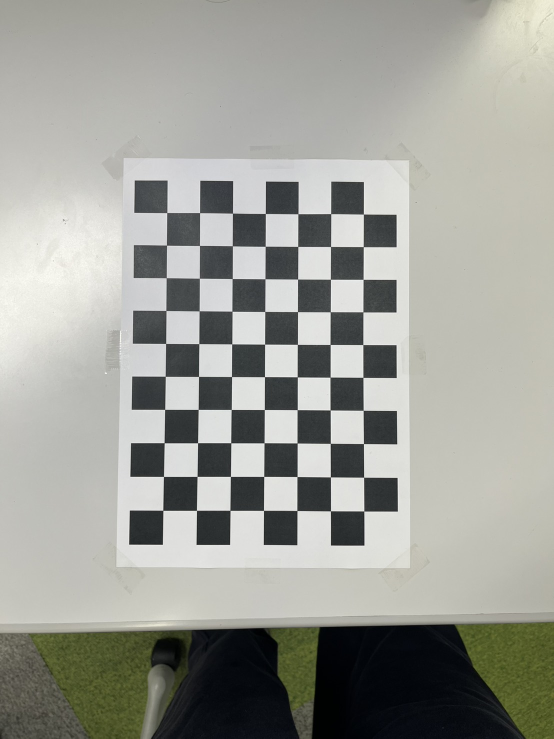
#> input picture visual-media-processing-1/dai3kai/images/Set_A_3/0.jpg, 1108 x 1477 px (shown at 1/2 size); its folder holds 3 pictures in this run; the run also reads 1 picture not shown here
$ python calibrate_image_sets_opencv.py
#> lines starting #> are read from the running program, lines starting #| are printed output that depends on the picture; after the words box and inside, x2 and y2 are one past the last pixel; in counts of white or black regions, pixels touching at a corner belong together
from pathlib import Path
import csv
import json

import cv2
import numpy as np


PATTERN_SIZE = (7, 10)
SQUARE_SIZE_MM = 24.0
IMAGE_ROOT = Path("images")
OUTPUT_ROOT = Path("calibration_outputs")


def image_sort_key(path):
    try:
        return int(path.stem)
    except ValueError:
        return path.stem


def object_points():
    cols, rows = PATTERN_SIZE
    points = np.zeros((rows * cols, 3), np.float32)
    grid = np.mgrid[0:cols, 0:rows].T.reshape(-1, 2)
    points[:, :2] = grid * SQUARE_SIZE_MM
    return points


def detect_corners(image_path):
    gray = cv2.imread(str(image_path), cv2.IMREAD_GRAYSCALE)
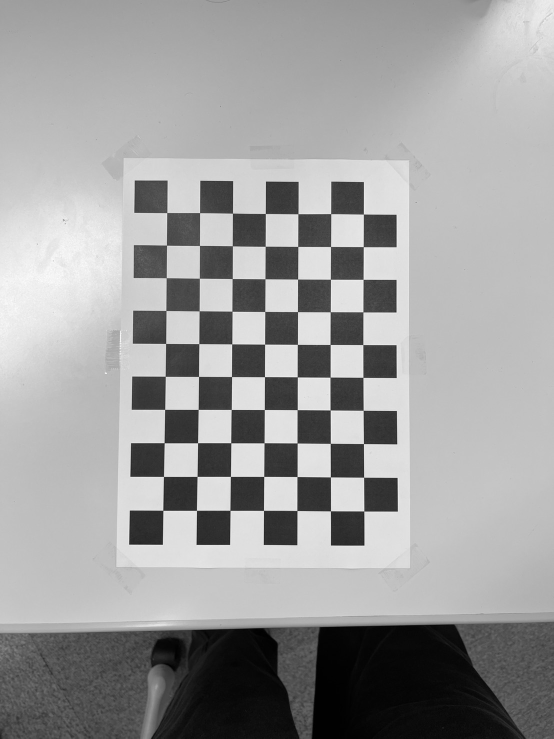
#> gray: shape (1477, 1108) (shown at 1/2 size); min 0, max 255, mean 157.2
    if gray is None:
        raise FileNotFoundError(image_path)

    found, corners = cv2.findChessboardCornersSB(
        gray,
        PATTERN_SIZE,
        cv2.CALIB_CB_NORMALIZE_IMAGE,
    )
#> found = True; corners = 70 rows, first 8: [728.3, 1022.6], [661.5, 1022.3], [594.3, 1021.5], [527.5, 1021.2], [460.5, 1021.1], [393.4, 1021.1], [326.2, 1021], [727.9, 954.9]
    if not found:
        return gray.shape[::-1], None

    return gray.shape[::-1], corners.astype(np.float32)


def draw_reprojection(image_path, detected, projected, error_px, output_path):
    image = cv2.imread(str(image_path))
    projected = projected.reshape(-1, 2)
    detected = detected.reshape(-1, 2)

    for detected_point, projected_point in zip(detected, projected):
        dx, dy = detected_point
        px, py = projected_point
        dxy = (int(round(dx)), int(round(dy)))
        pxy = (int(round(px)), int(round(py)))
        cv2.line(image, dxy, pxy, (0, 255, 255), 2)
        cv2.circle(image, dxy, 5, (0, 255, 0), -1)
        cv2.circle(image, pxy, 5, (0, 0, 255), -1)

    cv2.putText(
        image,
        f"green: detected, red: reprojected, RMS error: {error_px:.3f}px",
        (30, 50),
        cv2.FONT_HERSHEY_SIMPLEX,
        0.9,
        (255, 255, 255),
        4,
        cv2.LINE_AA,
    )
    cv2.putText(
        image,
        f"green: detected, red: reprojected, RMS error: {error_px:.3f}px",
        (30, 50),
        cv2.FONT_HERSHEY_SIMPLEX,
        0.9,
        (0, 0, 0),
        2,
        cv2.LINE_AA,
    )

    output_path.parent.mkdir(parents=True, exist_ok=True)
    cv2.imwrite(str(output_path), image)


def calibrate_set(set_dir):
    objp = object_points()
    objpoints = []
    imgpoints = []
    used_images = []
    image_size = None

    for image_path in sorted(set_dir.glob("*.jpg"), key=image_sort_key):
        size, corners = detect_corners(image_path)
#> size = (1108, 1477)
        if corners is None:
            print(f"Warning: corners not found in {image_path}")
            continue
        image_size = size
#> image_size = (1108, 1477)
        objpoints.append(objp)
        imgpoints.append(corners)
        used_images.append(image_path)
#> pass 2 of the loop in calibrate_set, `for image_path in sorted(set_dir.glob("*.jpg"), key=image_sort_key):`:
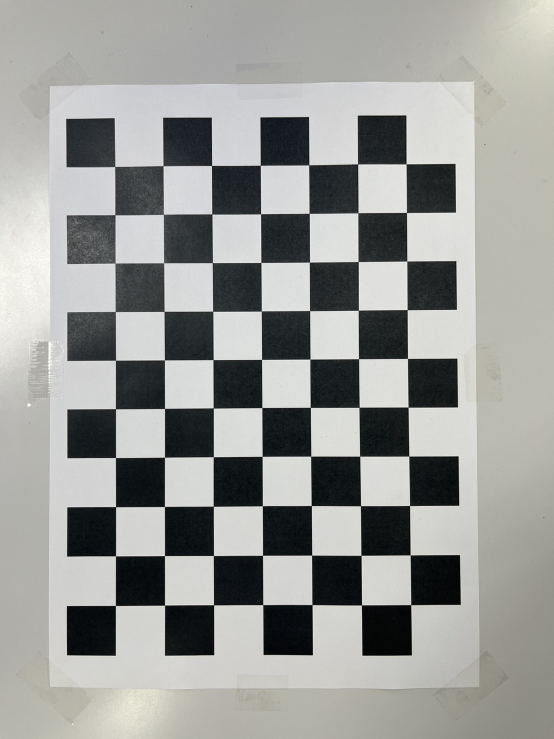
#> input picture visual-media-processing-1/dai3kai/images/Set_A_3/1.jpg, 1108 x 1477 px (shown at 1/2 size)
#> in detect_corners (call 2), `found, corners = cv2.findChessboardCornersSB( gray, PATTERN_SIZE, cv2...`: corners = 70 rows, first 8: [822.1, 1209.9], [723.5, 1210.4], [624.6, 1209.8], [526.2, 1209.9], [427.7, 1210.2], [329.6, 1210.8], [231.3, 1211.5], [820.8, 1110.4]
#> pass 3 of the loop in calibrate_set, `for image_path in sorted(set_dir.glob("*.jpg"), key=image_sort_key):`:
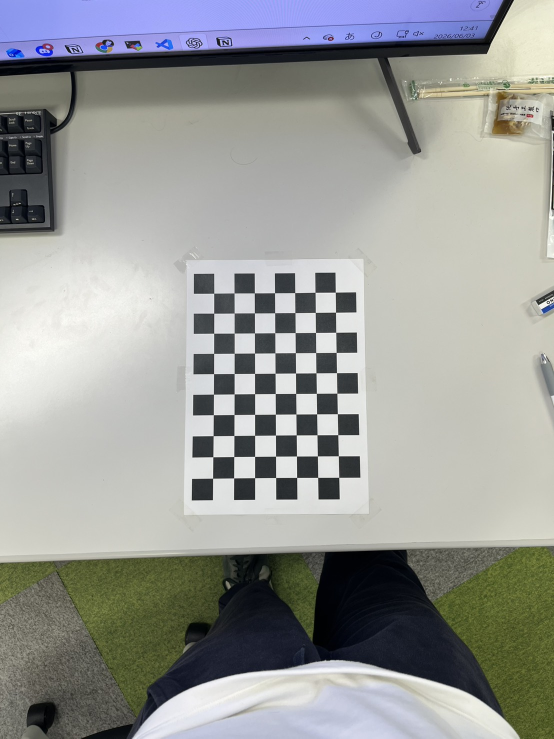
#> input picture visual-media-processing-1/dai3kai/images/Set_A_3/2.jpg, 1108 x 1477 px (shown at 1/2 size)
#> in detect_corners (call 3), `gray = cv2.imread(str(image_path), cv2.IMREAD_GRAYSCALE)`:
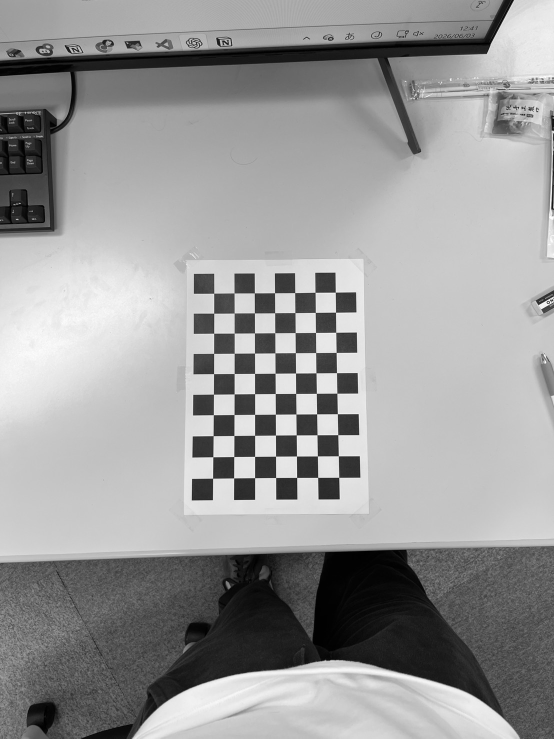
#> gray: shape (1477, 1108) (shown at 1/2 size); min 0, max 255, mean 153.1
#> in detect_corners (call 3), `found, corners = cv2.findChessboardCornersSB( gray, PATTERN_SIZE, cv2...`: corners = 70 rows, first 8: [678.1, 955], [636, 955.2], [593.9, 955.3], [551.9, 955.5], [509.8, 955.9], [467.9, 956.2], [425.8, 956.8], [677.1, 912.2]

    if len(imgpoints) < 3:
        raise RuntimeError(f"{set_dir.name}: at least 3 valid images are required")

    rms, camera_matrix, dist_coeffs, rvecs, tvecs = cv2.calibrateCamera(
        objpoints,
        imgpoints,
        image_size,
        None,
        None,
    )
#> rms = 0.218; camera_matrix = [[1235.8, 0, 558.3], [0, 1234.4, 727.9], [0, 0, 1]]; dist_coeffs = [[0.265, -1.83, -0.000367, 0.000529, 4.22]]; rvecs = ([0.0128, -0.0733, -3.14], [0.0138, 0.028, 3.14], [0.01, 0.18, 3.13]); tvecs = ([60.95, 105.8, 448.5], [64.13, 117.3, 304.6], [68.36, 129.7, 710.9])

    per_image = []
    plot_dir = OUTPUT_ROOT / set_dir.name / "reprojection_plots"
    for image_path, obj, corners, rvec, tvec in zip(
        used_images, objpoints, imgpoints, rvecs, tvecs
    ):
        projected, _ = cv2.projectPoints(obj, rvec, tvec, camera_matrix, dist_coeffs)
#> projected = 70 rows, first 8: [728.2, 1022.4], [661.2, 1021.9], [594.4, 1021.5], [527.5, 1021.3], [460.6, 1021.2], [393.5, 1021.2], [326.2, 1021.2], [727.7, 954.7]
        residuals = corners.reshape(-1, 2) - projected.reshape(-1, 2)
#> residuals = 70 pairs, first value -0.269 to 0.246, second value -0.449 to 0.311
        distances = np.linalg.norm(residuals, axis=1)
#> distances = 70 values, max 0.47 at index 64, min 0.00739 at index 58, mean 0.152
        image_rms = float(np.sqrt(np.mean(distances**2)))
#> image_rms = 0.182
        image_mean = float(np.mean(distances))
#> image_mean = 0.152
        image_max = float(np.max(distances))
#> image_max = 0.47

        plot_path = plot_dir / f"{image_path.stem}_reprojection.jpg"
        draw_reprojection(image_path, corners, projected, image_rms, plot_path)
#> in draw_reprojection, image is the input picture: shape (1477, 1108, 3); mean B, G, R 151.4, 158.2, 157.2
#> in draw_reprojection, `projected = projected.reshape(-1, 2)`: projected = 70 pairs, first value 326.2 to 728.2, second value 425.5 to 1022.4
#> in draw_reprojection, `detected = detected.reshape(-1, 2)`: detected = 70 pairs, first value 326.2 to 728.3, second value 425.7 to 1022.6
#> the loop in draw_reprojection, `for detected_point, projected_point in zip(detected, projected):` made 70 passes
#> (dx, dy, px, py, pxy) on passes 2, 3, 4, 6, 7, 8, 9, 11, 12, 13, 14, 15: (661.5, 1022.3, 661.2, 1021.9, (661, 1022)), (594.3, 1021.5, 594.4, 1021.5, (594, 1022)), (527.5, 1021.2, 527.5, 1021.3, (528, 1021)), (393.4, 1021.1, 393.5, 1021.2, (393, 1021)), (326.2, 1021, 326.2, 1021.2, (326, 1021)), (727.9, 954.9, 727.7, 954.7, (728, 955)), (661.3, 954.4, 661, 954.1, (661, 954)), (528.1, 953.3, 528, 953.4, (528, 953)), (461.3, 953.3, 461.4, 953.3, (461, 953)), (394.6, 953.2, 394.5, 953.3, (395, 953)), (327.4, 953.3, 327.4, 953.4, (327, 953)), (727.3, 887.7, 727.3, 887.6, (727, 888))
#> (dx, dy, px, py, dxy, pxy) on passes 1, 5, 10, 18, 26, 29: (728.3, 1022.6, 728.2, 1022.4, (728, 1023), (728, 1022)), (460.5, 1021.1, 460.6, 1021.2, (460, 1021), (461, 1021)), (594.5, 953.6, 594.5, 953.7, (595, 954), (594, 954)), (528.6, 886.1, 528.5, 886.2, (529, 886), (528, 886)), (462.9, 819.3, 463, 819.5, (463, 819), (463, 820)), (726.5, 755.2, 726.6, 755.1, (726, 755), (727, 755))
#> after the loop in draw_reprojection, `for detected_point, projected_point in zip(detected, projected):`:
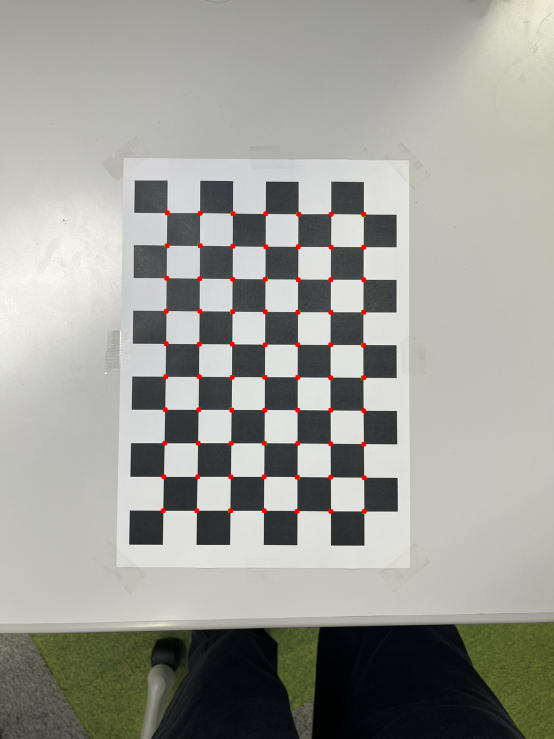
#> image: shape (1477, 1108, 3) (shown at 1/2 size); 0.36% of pixels changed, all inside (x1, y1, x2, y2) = (321, 420, 734, 1029)
#> in draw_reprojection, `cv2.putText( image, f"green: detected, red: reprojected, RMS error: {e..`:
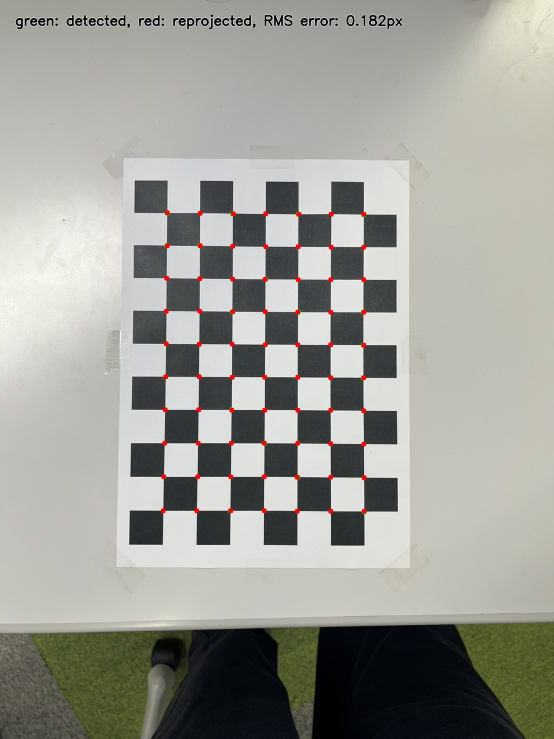
#> image: shape (1477, 1108, 3) (shown at 1/2 size); mean B, G, R 150.5, 157.3, 157.1

        per_image.append(
            {
                "image": image_path.name,
                "rms_px": image_rms,
                "mean_px": image_mean,
                "max_px": image_max,
                "plot": str(plot_path),
            }
        )
#> pass 2 of the loop in calibrate_set, `for image_path, obj, corners, rvec, tvec in zip(`:
#> in calibrate_set, `projected, _ = cv2.projectPoints(obj, rvec, tvec, camera_matrix, dist_..`: projected = 70 rows, first 8: [822, 1209.6], [723.1, 1209.7], [624.5, 1209.9], [526.1, 1210.2], [427.8, 1210.4], [329.6, 1210.8], [231.2, 1211.7], [820.9, 1110.4]
#> residuals = 70 pairs, first value -0.504 to 0.378, second value -0.552 to 0.76
#> distances = 70 values, max 0.849 at index 1, min 0.0125 at index 5, mean 0.262
#> image_rms = 0.311
#> image_mean = 0.262
#> image_max = 0.849
#> in draw_reprojection, image is the input picture: shape (1477, 1108, 3); mean B, G, R 151.2, 154.2, 153.1
#> in draw_reprojection (call 2), `projected = projected.reshape(-1, 2)`: projected = 70 pairs, first value 230.2 to 822, second value 327.8 to 1211.7
#> detected = 70 pairs, first value 230 to 822.1, second value 328.1 to 1211.5
#> the loop in draw_reprojection (call 2), `for detected_point, projected_point in zip(detected, projected):` made 70 passes
#> (dx, dy, px, py, pxy) on passes 1, 3, 4, 5, 6, 8, 9, 10: (822.1, 1209.9, 822, 1209.6, (822, 1210)), (624.6, 1209.8, 624.5, 1209.9, (625, 1210)), (526.2, 1209.9, 526.1, 1210.2, (526, 1210)), (427.7, 1210.2, 427.8, 1210.4, (428, 1210)), (329.6, 1210.8, 329.6, 1210.8, (330, 1211)), (820.8, 1110.4, 820.9, 1110.4, (821, 1110)), (722.5, 1111.1, 722.2, 1110.7, (722, 1111)), (623.9, 1110.8, 623.8, 1110.9, (624, 1111))
#> after the loop in draw_reprojection (call 2), `for detected_point, projected_point in zip(detected, projected):`:
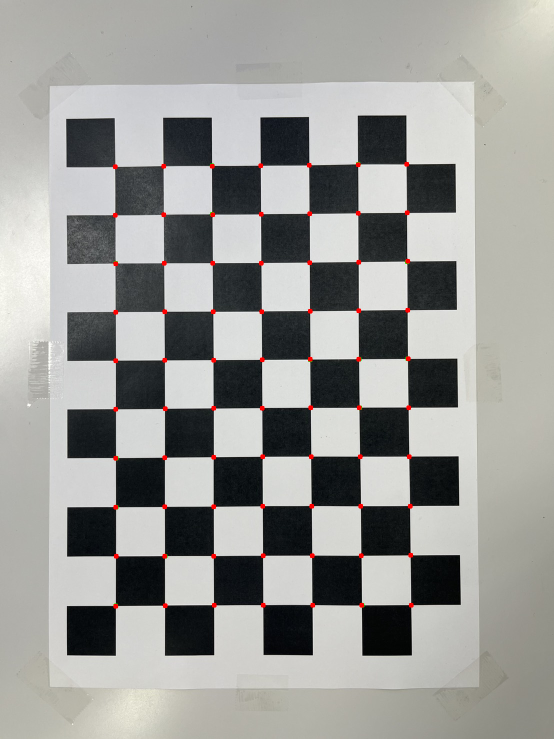
#> image: shape (1477, 1108, 3) (shown at 1/2 size); 0.36% of pixels changed, all inside (x1, y1, x2, y2) = (225, 323, 828, 1218)
#> in draw_reprojection (call 2), `cv2.putText( image, f"green: detected, red: reprojected, RMS error: {e..`:
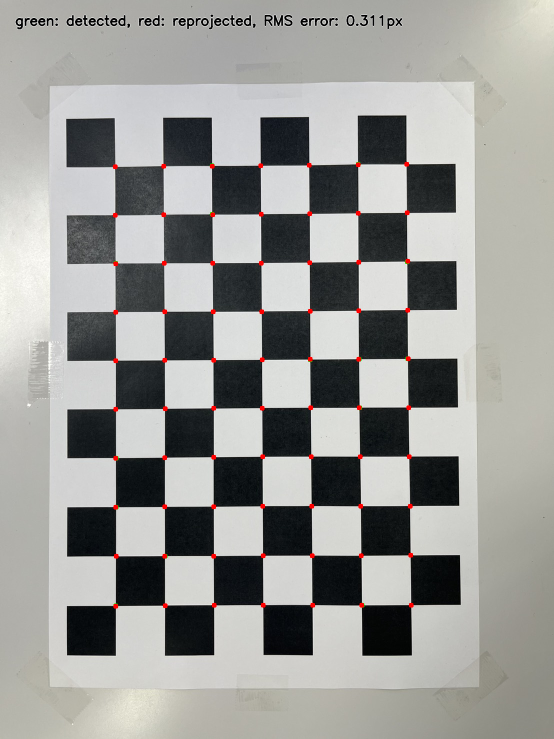
#> image: shape (1477, 1108, 3) (shown at 1/2 size); mean B, G, R 150.4, 153.4, 153.1
#> pass 3 of the loop in calibrate_set, `for image_path, obj, corners, rvec, tvec in zip(`:
#> in draw_reprojection, image is the input picture: shape (1477, 1108, 3); mean B, G, R 151, 154, 152.1
#> the loop in draw_reprojection (call 3), `for detected_point, projected_point in zip(detected, projected):` made 70 passes
#> (detected_point, projected_point) on passes 2, 4, 5, 6, 7, 8, 10, 12: ([636, 955.2], [636, 955.1]), ([551.9, 955.5], [551.9, 955.6]), ([509.8, 955.9], [509.9, 955.9]), ([467.9, 956.2], [467.9, 956.3]), ([425.8, 956.8], [425.9, 956.7]), ([677.1, 912.2], [677.1, 912.3]), ([593.5, 912.5], [593.4, 912.6]), ([509.8, 913.2], [509.9, 913.2])
#> in draw_reprojection (call 3), `cv2.putText( image, f"green: detected, red: reprojected, RMS error: {e..`:
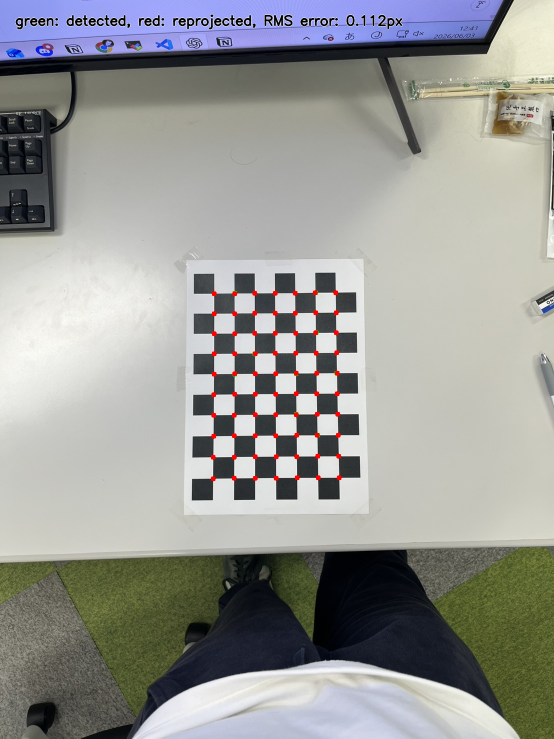
#> image: shape (1477, 1108, 3) (shown at 1/2 size); mean B, G, R 149.7, 153.1, 152.2

    return {
        "set": set_dir.name,
        "num_images": len(used_images),
        "image_size": image_size,
        "opencv_rms_px": float(rms),
        "camera_matrix": camera_matrix,
        "dist_coeffs": dist_coeffs.ravel(),
        "per_image": per_image,
    }


# [67 lines left out: function save_results, not called in this run]


def main():
    set_dirs = sorted(path for path in IMAGE_ROOT.glob("Set_*") if path.is_dir())
    if not set_dirs:
        raise RuntimeError(f"No Set_* folders found under {IMAGE_ROOT}")

    results = [calibrate_set(set_dir) for set_dir in set_dirs]
    summary_path, detail_path = save_results(results)

    print(f"Pattern size: {PATTERN_SIZE[0]} x {PATTERN_SIZE[1]} inner corners")
    print(f"Square size: {SQUARE_SIZE_MM:.1f} mm")
    print(f"Summary: {summary_path}")
    print(f"Details: {detail_path}")
    print()

    for result in results:
        matrix = result["camera_matrix"]
        dist = result["dist_coeffs"]
        image_rms_values = [item["rms_px"] for item in result["per_image"]]
        print(result["set"])
        print(f"  images: {result['num_images']}")
        print(f"  OpenCV RMS: {result['opencv_rms_px']:.6f} px")
        print(f"  mean image RMS: {np.mean(image_rms_values):.6f} px")
        print(f"  max image RMS: {np.max(image_rms_values):.6f} px")
        print(
            "  K: "
            f"fx={matrix[0, 0]:.6f}, fy={matrix[1, 1]:.6f}, "
            f"cx={matrix[0, 2]:.6f}, cy={matrix[1, 2]:.6f}"
        )
        print(
            "  distortion: "
            f"k1={dist[0]:.8f}, k2={dist[1]:.8f}, "
            f"p1={dist[2]:.8f}, p2={dist[3]:.8f}, k3={dist[4]:.8f}"
        )
        print()


if __name__ == "__main__":
#> (the run stopped early here; a loop or call above may not have finished)
